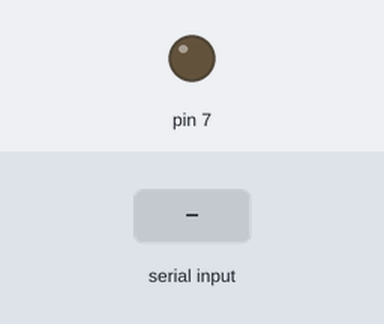
This sketch was run on a simulated Arduino Uno, built with avr-gcc and run on an emulated ATmega328P. Shown: output pins drawn as LEDs (lit = HIGH). Dashed ring = blinking. The inputs (shaded band) are chosen by the test bench.

Above: at 1.2 s.
1.3 s: "1" received over Serial
At 2.35 s:
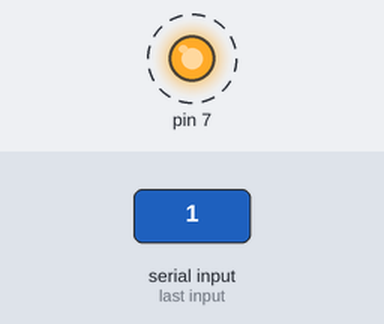
4.3 s: "0" received over Serial
At 7.0 s:
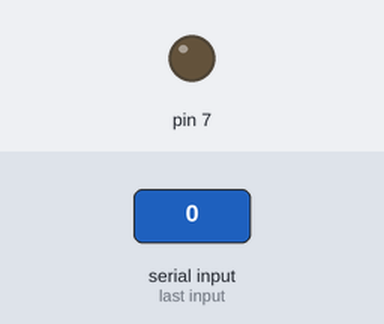
7.3 s: "2" received over Serial
At 8.55 s:
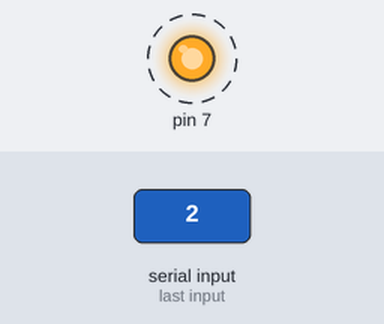
Timing chart, 0 to 10.7 s (numbered marks = the images above; inputs shaded):
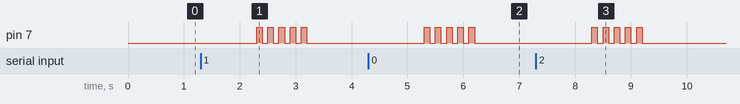

Measured:
- after the input at 1.3 s, pin 7: alternates HIGH for 0.10 s and LOW for 0.10 s, 10 changes in all, then stays LOW, starting after 1.0 s
- after the input at 4.3 s, pin 7: alternates HIGH for 0.10 s and LOW for 0.10 s, 10 changes in all, then stays LOW, starting after 1.0 s
- after the input at 7.3 s, pin 7: alternates HIGH for 0.10 s and LOW for 0.10 s, 10 changes in all, then stays LOW, starting after 1.0 s

The sketch:

relay_actuation.ino
```cpp
void setup() {
  Serial.begin(9600);
  pinMode(PD7, OUTPUT);
}

void loop() {
  if (Serial.available() > 0){
    String msg = Serial.readString();

    if (msg == "ON"){
      digitalWrite(PD7, HIGH);
      Serial.print("ON");
    }
    else if (msg == "OFF"){
      digitalWrite(PD7, LOW);
      Serial.print("OFF");
    }
    else {
      for (int i = 0; i < 5; i++){
        digitalWrite(PD7, HIGH);
        delay(100);
        digitalWrite(PD7, LOW);
        delay(100);
      }
    }
  }
}
```
